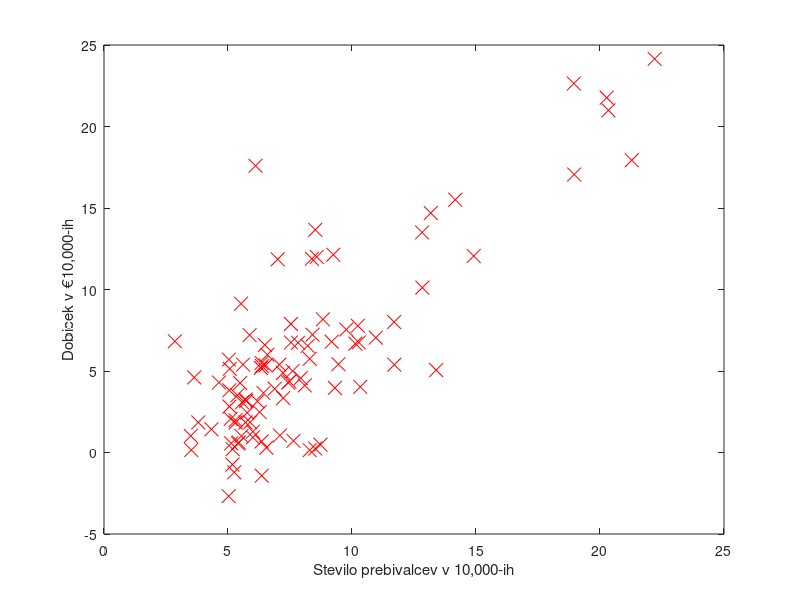

Reproduce this figure in MATLAB. (Note: this script raises an error after producing the figure.)
format longg
%zacetni primer za lazje razumevanje samega algoritma
data = load('podatki.txt');
x = data(:, 1); 
y = data(:, 2);
m = length(y); 
figure; 
plot(x, y, 'rx', 'MarkerSize', 10); 
ylabel('Dobicek v €10,000-ih');
xlabel('Stevilo prebivalcev v 10,000-ih'); 

%Zelim poiskati PREMICO, ki se bo najbolje prilegala tem podatkom (linearna
%regresija) s pomocjo gradientnega spusta

%zacetni podatki

learning_rate = 0.0001;
%izvedem algoritem -> za različno število iteracij
for i  = [5 10]
    [naklon, konst] = gradient_descent_premica(x, y,0,0,i,learning_rate);
    hold on
end
legend('','iter = 5','','iter = 10')
% figure
% for i  = [95 100]
%     [naklon, konst] = gradient_descent_premica(x_os, y_os,1,0,i,learning_rate);
%     hold on
% end
% legend('','iter = 95','','iter = 10')
% %izvedem algoritem -> za različne začetne pogoje 
% figure
% for i  = [90 200]
%     [naklon, konst] = gradient_descent_premica(x_os, y_os,-20,50,i,learning_rate);
%     hold on
% end
% legend('','iter = 90','','iter = 200')
% figure
% for i  = [10 90]
%     [naklon, konst] = gradient_descent_premica(x_os, y_os,1,1,i,learning_rate);
%     hold on
% end
% legend('','iter = 10','','iter = 90')
% figure
% for i  = [90 200]
%     [naklon, konst] = gradient_descent_premica(x_os, y_os,-200,500,i,learning_rate);
%     hold on
% end
% legend('','iter = 90','','iter = 200')

